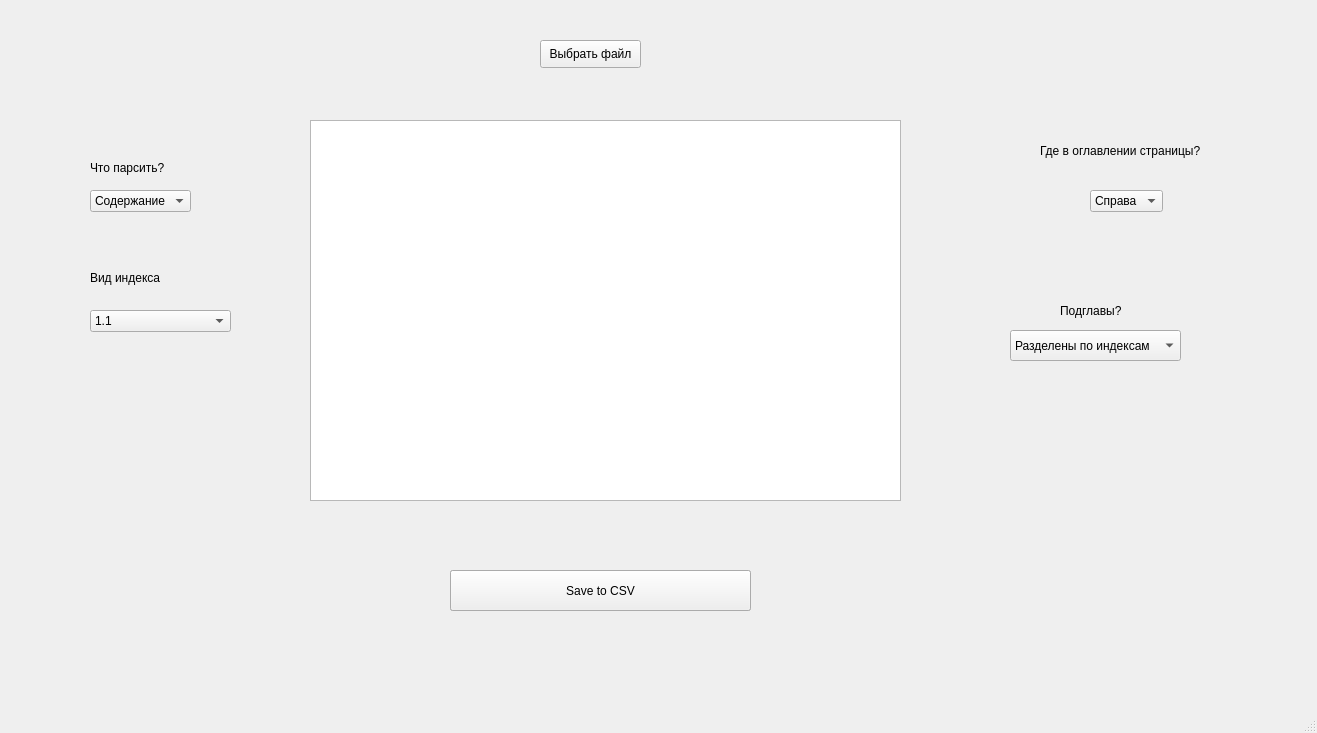
<?xml version="1.0" encoding="UTF-8"?>
<ui version="4.0">
 <class>MainWindow</class>
 <widget class="QMainWindow" name="MainWindow">
  <property name="geometry">
   <rect>
    <x>0</x>
    <y>0</y>
    <width>1317</width>
    <height>733</height>
   </rect>
  </property>
  <property name="windowTitle">
   <string>MainWindow</string>
  </property>
  <widget class="QWidget" name="centralWidget">
   <widget class="QPushButton" name="parseButton">
    <property name="geometry">
     <rect>
      <x>450</x>
      <y>570</y>
      <width>301</width>
      <height>41</height>
     </rect>
    </property>
    <property name="text">
     <string>Parse</string>
    </property>
   </widget>
   <widget class="QTextEdit" name="textField">
    <property name="geometry">
     <rect>
      <x>310</x>
      <y>120</y>
      <width>591</width>
      <height>381</height>
     </rect>
    </property>
   </widget>
   <widget class="QPushButton" name="fileButton">
    <property name="geometry">
     <rect>
      <x>540</x>
      <y>40</y>
      <width>101</width>
      <height>28</height>
     </rect>
    </property>
    <property name="text">
     <string>Выбрать файл</string>
    </property>
   </widget>
   <widget class="QPushButton" name="csvButton">
    <property name="geometry">
     <rect>
      <x>450</x>
      <y>570</y>
      <width>301</width>
      <height>41</height>
     </rect>
    </property>
    <property name="text">
     <string>Save to CSV</string>
    </property>
   </widget>
   <widget class="QComboBox" name="whatToParce">
    <property name="geometry">
     <rect>
      <x>90</x>
      <y>190</y>
      <width>101</width>
      <height>22</height>
     </rect>
    </property>
    <item>
     <property name="text">
      <string>Содержание</string>
     </property>
    </item>
    <item>
     <property name="text">
      <string>Оглавление</string>
     </property>
    </item>
   </widget>
   <widget class="QLabel" name="labelWhatToParce">
    <property name="geometry">
     <rect>
      <x>90</x>
      <y>160</y>
      <width>81</width>
      <height>16</height>
     </rect>
    </property>
    <property name="text">
     <string>Что парсить?</string>
    </property>
   </widget>
   <widget class="QLabel" name="indexLabel">
    <property name="geometry">
     <rect>
      <x>90</x>
      <y>270</y>
      <width>81</width>
      <height>16</height>
     </rect>
    </property>
    <property name="text">
     <string>Вид индекса</string>
    </property>
   </widget>
   <widget class="QComboBox" name="indexComboBox">
    <property name="geometry">
     <rect>
      <x>90</x>
      <y>310</y>
      <width>141</width>
      <height>22</height>
     </rect>
    </property>
    <item>
     <property name="text">
      <string>1.1</string>
     </property>
    </item>
    <item>
     <property name="text">
      <string>Глава 1</string>
     </property>
    </item>
    <item>
     <property name="text">
      <string>Часть 1 Глава 1</string>
     </property>
    </item>
   </widget>
   <widget class="QLabel" name="pagePosLabel">
    <property name="geometry">
     <rect>
      <x>1040</x>
      <y>140</y>
      <width>171</width>
      <height>21</height>
     </rect>
    </property>
    <property name="text">
     <string>Где в оглавлении страницы?</string>
    </property>
   </widget>
   <widget class="QComboBox" name="pagePosBox">
    <property name="geometry">
     <rect>
      <x>1090</x>
      <y>190</y>
      <width>73</width>
      <height>22</height>
     </rect>
    </property>
    <item>
     <property name="text">
      <string>Справа</string>
     </property>
    </item>
    <item>
     <property name="text">
      <string>Слева</string>
     </property>
    </item>
   </widget>
   <widget class="QLabel" name="label">
    <property name="geometry">
     <rect>
      <x>1060</x>
      <y>300</y>
      <width>81</width>
      <height>21</height>
     </rect>
    </property>
    <property name="text">
     <string>Подглавы?</string>
    </property>
   </widget>
   <widget class="QComboBox" name="subchaptersComboBox">
    <property name="geometry">
     <rect>
      <x>1010</x>
      <y>330</y>
      <width>171</width>
      <height>31</height>
     </rect>
    </property>
    <item>
     <property name="text">
      <string>Разделены по индексам</string>
     </property>
    </item>
    <item>
     <property name="text">
      <string>Идут сразу после глав</string>
     </property>
    </item>
   </widget>
  </widget>
  <widget class="QMenuBar" name="menuBar">
   <property name="geometry">
    <rect>
     <x>0</x>
     <y>0</y>
     <width>1317</width>
     <height>26</height>
    </rect>
   </property>
  </widget>
  <widget class="QStatusBar" name="statusBar"/>
 </widget>
 <layoutdefault spacing="6" margin="11"/>
 <resources/>
 <connections/>
</ui>
